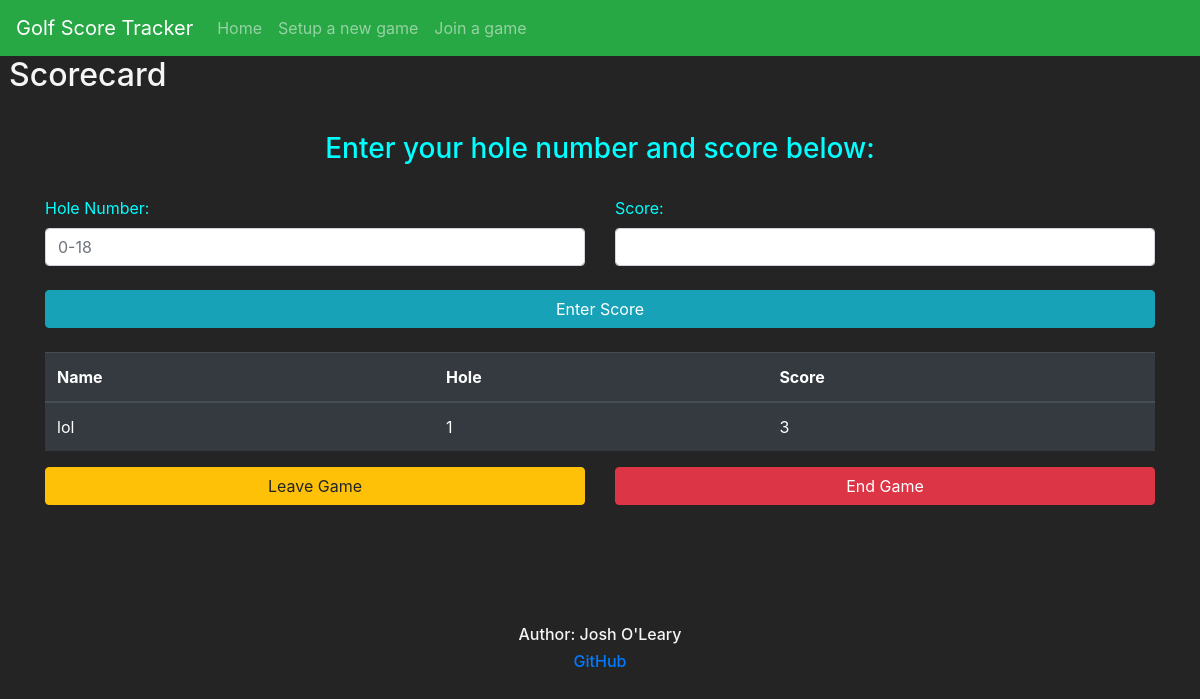
Before: /game (signed in) with the older database file.
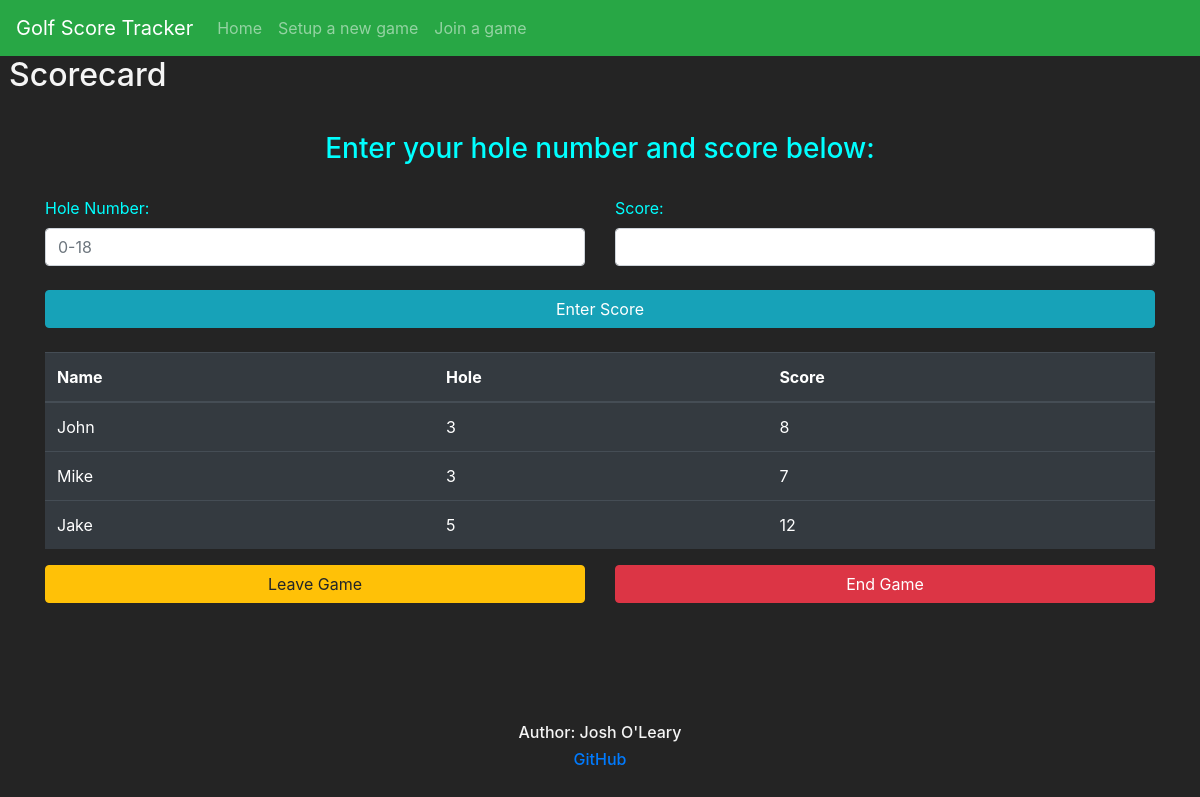
After: the same page with the newer database file.
### golf/dbmodels.py (models this page shows, shortened)
class User(db.Model, UserMixin):
    id = db.Column(db.Integer(), primary_key=True)
    pname = db.Column(db.String(length=40))
    holenum = db.Column(db.Integer)
    score = db.Column(db.Integer)
    game_id = db.Column(db.Integer, db.ForeignKey('setgame.id'))

### golf/auth.py (the view, shortened to what this page needs)
@auth.route('/game', methods=['GET', 'POST'])
@login_required
def game_page():
    players = User.query.all()
    return render_template('game.html', players=players)

### golf/__init__.py (called while the page is built)
def create_app():
    app = Flask(__name__)
    app.config['SECRET_KEY'] = '1344dfa0b97b2fdbf50f85d7'
    app.config['SQLALCHEMY_DATABASE_URI'] = f'sqlite:///{DB_NAME}'
    db.init_app(app)
    from .views import views
    from .auth import auth
    app.register_blueprint(views, url_prefix='/')
    app.register_blueprint(auth, url_prefix='/')
    from .dbmodels import setgame, User
    create_database(app)
    login_manager = LoginManager()
    login_manager.login_view = 'auth.join_page'
    login_manager.init_app(app)
    @login_manager.user_loader
    def load_user(user_id):
        return User.query.get(user_id)
    return app

### golf/templates/game.html (shortened to what this page needs)
{% extends 'base.html' %}
{% block content %}
<h2>Scorecard</h2>
<div class="container">
    <form method="POST" class="form-register" style="color: cyan">
        <h3> Enter your hole number and score below:</h3>
        <div class="row">
            <div class="col">
                <label for="holenum">Hole Number:</label>
                <input
                type="number"
                class="form-control"
                id="holenum"
                name="holenum"
                placeholder="0-18"
                />
            </div>
            <div class="col">
                <label for="score">Score:</label>
                <input
                type="number"
                class="form-control"
                id="score"
                name="score"
                />
            </div>
        </div>
        <br>
        <button type="submit" class="btn btn-block btn-info">Enter Score</button>
   </form>
    <br>
    <table class="table table-hover table-dark">
        <thead>
            <tr>
                <th scope="col">Name</th>
                <th scope="col">Hole</th>
                <th scope="col">Score</th>
            </tr>
        </thead>
    <tbody>
            {% for i in players %}
            <tr>
                <td> {{ i.pname }} </td>
                <td> {{ i.holenum }} </td>
                <td> {{ i.score }} </td>
            </tr>
            {% endfor %}
    </tbody>
    </table>
    <div class="row">
        <div class="col">
            <a href="leave" class="btn btn-block btn-warning">Leave Game</a>
        </div>
        <div class="col">
            <a href="delete" class="btn btn-block btn-danger">End Game</a>
        </div>
    </div>
</div>
{% endblock %}

### golf/templates/base.html (shortened to what this page needs)
<!doctype html>
<html lang="en">
   <head>
      <link rel="stylesheet" href="https://cdn.jsdelivr.net/npm/bootstrap@4.5.3/dist/css/bootstrap.min.css">
   </head>
   <body>
    <nav class="navbar navbar-expand-md navbar-dark bg-success">
        <a class="navbar-brand">Golf Score Tracker</a>
        <div class="collapse navbar-collapse" id="navbarNav">
          <ul class="navbar-nav mr-auto">
              <li class="nav-item">
                  <a class="nav-link" href="index">Home</a>
              </li>
              <li class="nav-item">
                  <a class="nav-link" href="setup">Setup a new game</a>
              </li>
              <li class="nav-item">
                <a class="nav-link" href="join">Join a game</a>
            </li>
          </ul>
        </div>
      </nav>
      {% block content %}
      {% endblock %}
   </body>
   <div class="container, mt-10">
   <footer>
    <h6>Author: Josh O'Leary</h6>
    <h6><a href="https://github.com/Josholeary">GitHub</a></h6>
  </footer>
  </div>
</html>

### golf/templates/base.html (style rules this page uses)
body { background-color: #242424; color: #f5f5f5 }
h2 { text-decoration:overline; padding-bottom: 2.5%; padding-left: 0.75% ; }
h3 { text-align: center; padding-bottom: 2%; }
footer { text-align: center; padding-top: 10%; }

Changed rows visible on the page:
changed User: pname "lol" → "John"; holenum "1" → "3"; score "3" → "8"
added User: pname "Mike", holenum "3", score "7"
added User: pname "Jake", holenum "5", score "12"
